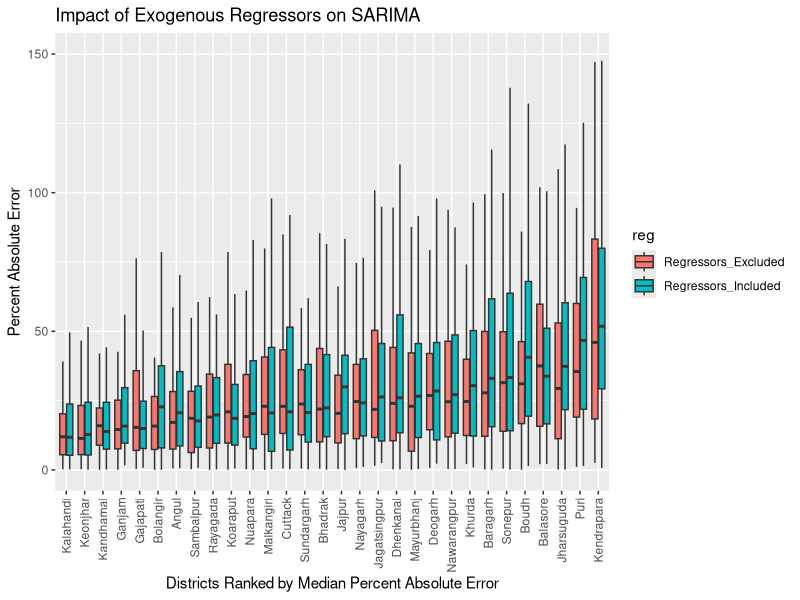

Source code (R):
library(ggplot2)

setwd("C:/Users/jlcah/Documents/caisprojectx/projectx2021/figures/sarima")

data <- read.csv("SARIMA_reshape.csv") #####this reads in the data file I made you will need to change the path to your computer

View(data)

p <- ggplot(data, aes(x=reorder(district, absolute_error, FUN = median), y=absolute_error, fill=reg)) + 
  geom_boxplot(outlier.shape = NA)+
  xlab("Districts Ranked by Median Percent Absolute Error")+
  ylab("Percent Absolute Error")+
  labs("Regressors")+
  ylim(0,150)+
  theme(axis.text.x = element_text(angle = 90, vjust = 0.5, hjust=1))+
  ggtitle("Impact of Exogenous Regressors on SARIMA") 
p

median = c()
mean = c()
sd=c()
for (i in unique(data$district)) {
  median=append(median,median(data$absolute_error[data$district==i & data$reg=="Regressors_Excluded"] ))
  mean=append(mean,mean(data$absolute_error[data$district==i & data$reg=="Regressors_Excluded"]))
  sd = append(sd,sd(data$absolute_error[data$district==i & data$reg=="Regressors_Excluded"]))
}

l <- list(district = unique(data$district),
             median = median,
             average = mean,
             st_dev=sd)
df <- as.data.frame(l)
print(df)
write.csv(df,"summary_regExcluded.csv")

median = c()
mean = c()
sd=c()
for (i in unique(data$district)) {
  median=append(median,median(data$absolute_error[data$district==i & data$reg=="Regressors_Included"] ))
  mean=append(mean,mean(data$absolute_error[data$district==i & data$reg=="Regressors_Included"]))
  sd = append(sd,sd(data$absolute_error[data$district==i & data$reg=="Regressors_Included"]))
}

l <- list(district = unique(data$district),
          median = median,
          average = mean,
          st_dev=sd)
df <- as.data.frame(l)
print(df)
write.csv(df,"summary_regIncluded.csv")